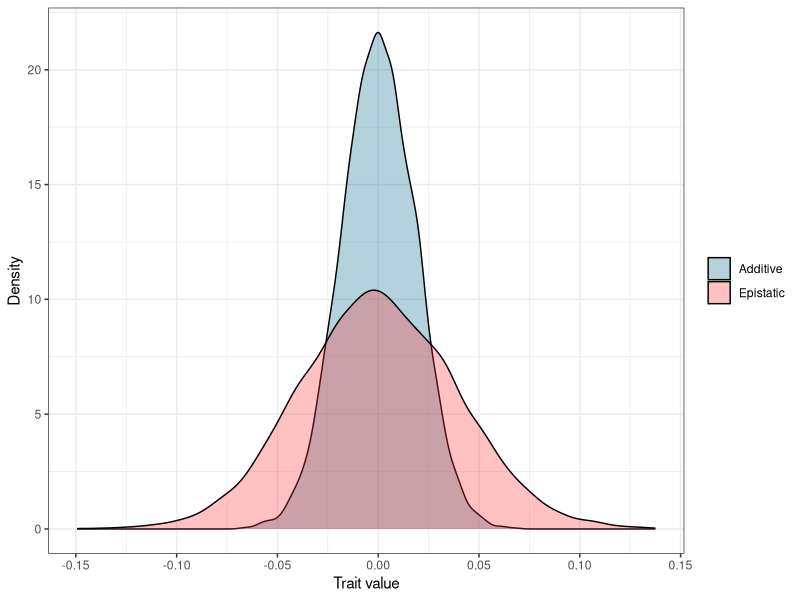

This chart was generated by the following R code:
rm(list = ls())

library(tidyverse)

# Bilateral Gamma distribution
rbigamma <- function(n, shape = 1, scale = 1) {

  x <- rgamma(n, shape, scale = scale)
  to_flip <- as.logical(rbinom(n, size = 1, prob = 0.5))
  x[to_flip] <- -x[to_flip]
  return(x)

}

# Sample additive genetic effects
sample_add <- function(n, shape = 1, scale = 1) {

  # Sample independent locus effect sizes from a bilateral Gamma
  eta <- rbigamma(n, shape, scale)
  eta <- eta / sum(eta^2)

  # Sample independent gene expression levels (= genotypes)
  xi <- sample(-1:1, size = n, replace = TRUE)

  # Get distribution of independent effects
  return(eta * xi)

}

# Sample epistatic interaction effects
sample_epi <- function(n, shape = 1, scale = 1) {

  # Sample interaction weights from a bilateral Gamma
  omega <- rbigamma(n, shape, scale)
  omega <- omega / sum(omega^2)

  # Sample pairs of gene expression levels
  xi_i <- sample(-1:1, size = n, replace = TRUE)
  xi_j <- sample(-1:1, size = n, replace = TRUE)

  # Get distribution of interaction effects across the genome
  return(omega * xi_i * xi_j)

}

phi <- sample_add(10000, 5, 1)
psi <- sample_epi(100000, 5, 1)

#hist(phi)
#hist(psi)

n <- 1000
e <- 10000
shape_add <- 1
shape_epi <- 1
scale_add <- 1
scale_epi <- 0.119

#set.seed(42)
x <- purrr::map_dbl(seq(10000), ~ sum(sample_add(n, shape_add, scale_add)))
y <- purrr::map_dbl(seq(10000), ~ sum(sample_epi(e, shape_epi, scale_epi)))

data <- tibble(x = x, y = y)
data <- data %>%
  pivot_longer(cols = c("x", "y"), names_to = "variable", values_to = "value")

ggplot(data, aes(x = value, fill = variable)) +
  geom_density(alpha = 0.3) +
  theme_bw() +
  scale_fill_manual(
    labels = c("Additive", "Epistatic"),
    values = c("deepskyblue4", "firebrick1")
  ) +
  labs(x = "Trait value", y = "Density", fill = NULL)

#ggsave("parametrized_trait_distributions.png", width = 5, height = 3, dpi = 300)
